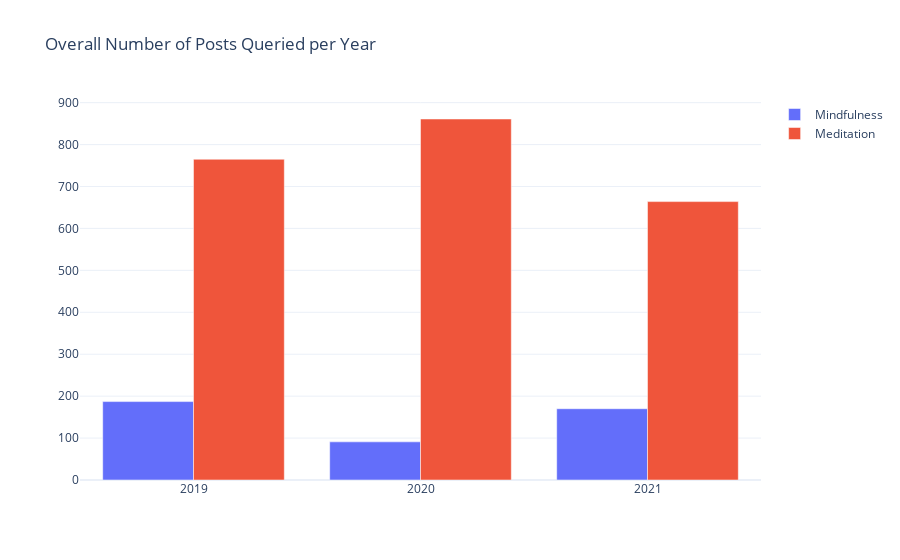

The code cell stored with this chart in its notebook:
### Code cell
years = ['2019', '2020', '2021']

fig = go.Figure(data=[
    go.Bar(name='Mindfulness', x=years, y=[len(df19[df19.subreddit=='Mindfulness']),
                                            len(df20[df20.subreddit=='Mindfulness']),
                                            len(df21[df21.subreddit=='Mindfulness'])]),
    go.Bar(name='Meditation', x=years, y=[len(df19[df19.subreddit=='Meditation']), 
                                          len(df20[df20.subreddit=='Meditation']), 
                                          len(df21[df21.subreddit=='Meditation'])])
])
fig.update_layout(barmode='group')
fig.update_layout(title = "Overall Number of Posts Queried per Year")
fig.show()

### Figure 1 — Plotly figure (JSON) as saved in the notebook; plotly's stock layout.template omitted (floating-point values rounded to 4 significant figures)
{"data": [{"name": "Mindfulness", "type": "bar", "x": ["2019", "2020", "2021"], "y": [187, 91, 170]}, {"name": "Meditation", "type": "bar", "x": ["2019", "2020", "2021"], "y": [765, 861, 664]}], "layout": {"barmode": "group", "title": {"text": "Overall Number of Posts Queried per Year"}}}
